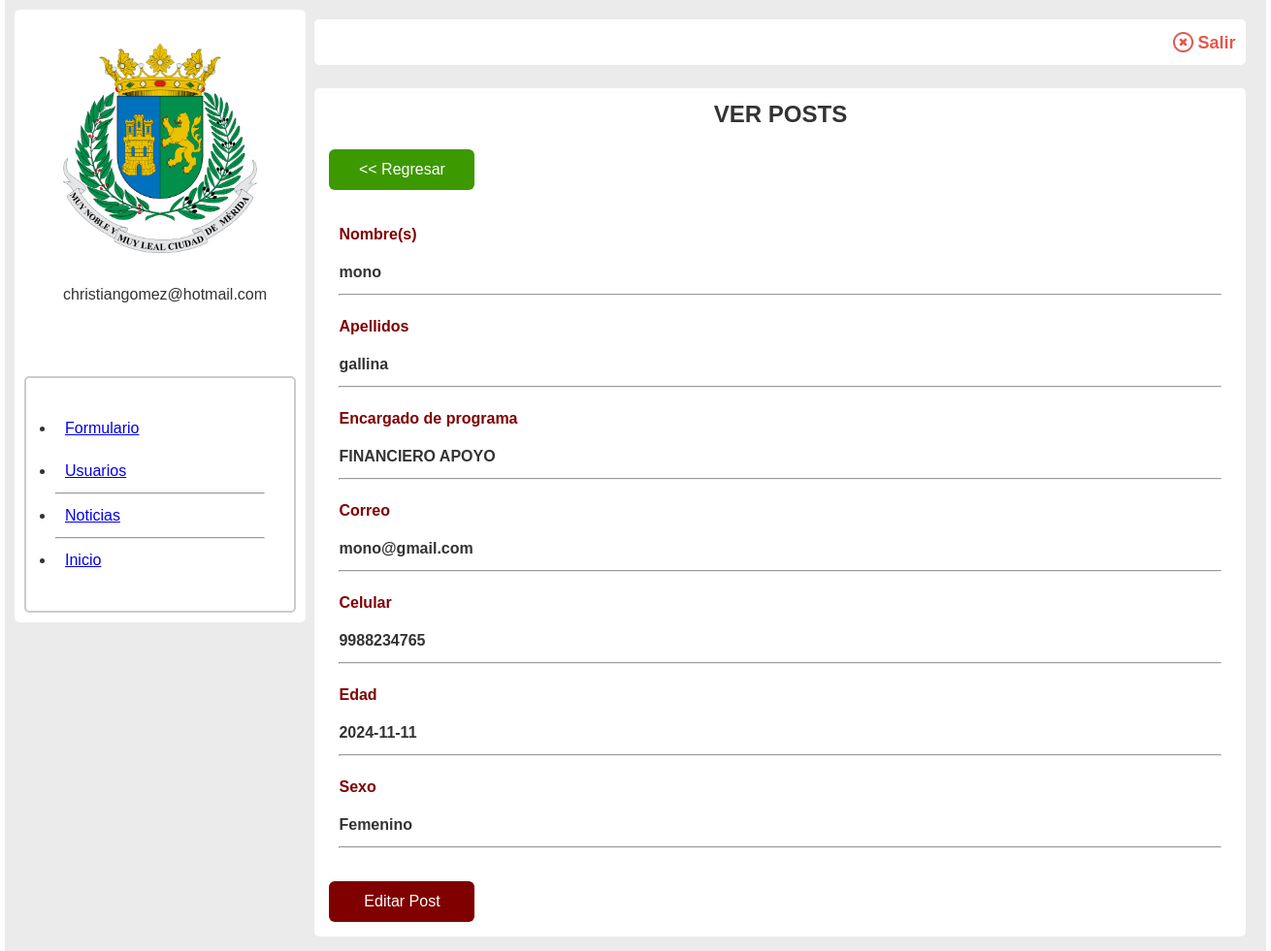
/ver_encargados.php?id_encargados=1 (signed in), run on the app's committed database.
### tables this page shows
CREATE TABLE `crear_encargados` (
  `id_encargados` int(11) NOT NULL,
  `nombres` varchar(100) DEFAULT NULL,
  `apellidos` varchar(100) DEFAULT NULL,
  `id_apoyos` int(11) NOT NULL,
  `correo` varchar(80) DEFAULT NULL,
  `numero_tel` varchar(10) DEFAULT NULL,
  `edad` date DEFAULT NULL,
  `sexo` varchar(25) DEFAULT NULL
);

CREATE TABLE `crear_apoyos` (
  `id_apoyos` int(11) NOT NULL,
  `icono_apoyos` varchar(50) DEFAULT NULL,
  `nombre_programa` varchar(100) DEFAULT NULL,
  `fecha_programa` date DEFAULT NULL,
  `descripcioncorta` text DEFAULT NULL,
  `descripcionlarga` text DEFAULT NULL
);

### ver_encargados.php (the view, shortened to what this page needs)
<!DOCTYPE html>
<html lang="en">
<head>
  <link rel="stylesheet" href="estilos.css">
  <link rel="stylesheet" href="https://cdnjs.cloudflare.com/ajax/libs/font-awesome/5.15.4/css/all.min.css">
</head>
<body>
  <div class="cont_padre_panel ancho">
    <?php include "menudashboard.php"; ?>
    <div class="cont_panel_derecho">
      <div class="cont_panel_derecho_hijo1">
        <div class="elemento_salir">
          <img src="imagenes/cancelar.png" class="img_cancelar">
          <a href="salir.php" class="salir">Salir</a>
        </div>
      </div>
      <br>
      <div class="cont_panel_derecho_hijo2">
        <h2 class="titulo_panel"> VER POSTS</h2>
        <br>
        <a href="encargados_admin.php" class="btn_rojo2"><< Regresar</a>
        <br><br>
        <?php
        require "conexion.php";
        $id_encargados = $_GET['id_encargados'];
        $verusuario = "SELECT ce.*, ca.nombre_programa
                       FROM crear_encargados ce
                       INNER JOIN crear_apoyos ca ON ce.id_apoyos = ca.id_apoyos
                       WHERE ce.id_encargados = '$id_encargados'";
        $resultado = mysqli_query($conectar, $verusuario);
        $fila = mysqli_fetch_assoc($resultado);
        ?>
        <div class="contenedor_ver_usuarios">
          <p class="campo">Nombre(s)</p>
          <p class="dato"><?php echo htmlspecialchars($fila['nombres']); ?></p>
          <hr>
        </div>
        <div class="contenedor_ver_usuarios">
          <p class="campo">Apellidos</p>
          <p class="dato"><?php echo htmlspecialchars($fila['apellidos']); ?></p>
          <hr>
        </div>
        <div class="contenedor_ver_usuarios">
          <p class="campo">Encargado de programa</p>
          <p class="dato"><?php echo htmlspecialchars($fila['nombre_programa']); ?></p>
          <hr>
        </div>
        <div class="contenedor_ver_usuarios">
          <p class="campo">Correo</p>
          <p class="dato"><?php echo htmlspecialchars($fila['correo']); ?></p>
          <hr>
        </div>
        <div class="contenedor_ver_usuarios">
          <p class="campo">Celular</p>
          <p class="dato"><?php echo htmlspecialchars($fila['numero_tel']); ?></p>
          <hr>
        </div>
        <div class="contenedor_ver_usuarios">
          <p class="campo">Edad</p>
          <p class="dato"><?php echo htmlspecialchars($fila['edad']); ?></p>
          <hr>
        </div>
        <div class="contenedor_ver_usuarios">
          <p class="campo">Sexo</p>
          <p class="dato"><?php echo htmlspecialchars($fila['sexo']); ?></p>
          <hr>
        </div>
        <br>
        <a class="btn_rojo3" href="editar_post.php?id_encargados=<?php echo $fila["id_encargados"]; ?>">Editar Post</a>
      </div>
    </div>
  </div>
</body>
</html>

### estilos.css (style rules this page uses)
* { box-sizing: border-box; margin: 0; padding: 0; }
body { font-family: Arial, Helvetica, sans-serif; height: 100vh; font-size: 16px; line-height: 24px; color: #333; }
:root { --color1: #001dbe; --color2: #bebebe; }
.ancho { width: 1300px; margin: auto; }
.btn_rojo2 { width: 150px; padding: 9px 15px; background-color: #3d9900; color: white; border: 0; border-radius: 6px; text-decoration: none; display: inline-block; text-align: center; }
.btn_rojo3 { width: 150px; padding: 9px 15px; background-color: #800000; color: white; border: 0; border-radius: 6px; text-decoration: none; display: inline-block; text-align: center; }
.cont_padre_panel { padding: 10px; background-color: #ebebeb; }
.cont_panel_derecho { width: 960px; display: inline-block; vertical-align: top; padding: 5px; }
.cont_panel_derecho_hijo1 { padding: 10px; text-align: right; border-radius: 5px; margin-top: 5px; background-color: white; width: 960px; }
.cont_panel_derecho_hijo2 { background-color: white; border-radius: 5px; padding: 15px; width: 960px; }
.titulo_panel { text-align: center; }
.contenedor_ver_usuarios { padding: 10px; }
.dato { color: #333; padding-bottom: 10px; font-weight: bold; }
.campo { color: #800000; padding-bottom: 15px; font-weight: bold; }
.elemento_salir { padding: 1px; }
.salir { display: inline-block; text-decoration: none; color: #e3574d; font-size: 18px; font-weight: bold; vertical-align: middle; }
.img_cancelar { width: 21px; display: inline-block; vertical-align: middle; }

### data on the page
crear_encargados: nombres "mono", apellidos "gallina", id_apoyos.nombre_programa "FINANCIERO APOYO", correo "mono@gmail.com", numero_tel "9988234765", edad "2024-11-11", sexo "Femenino"

### other printed values
$usuario "christiangomez@hotmail.com"
